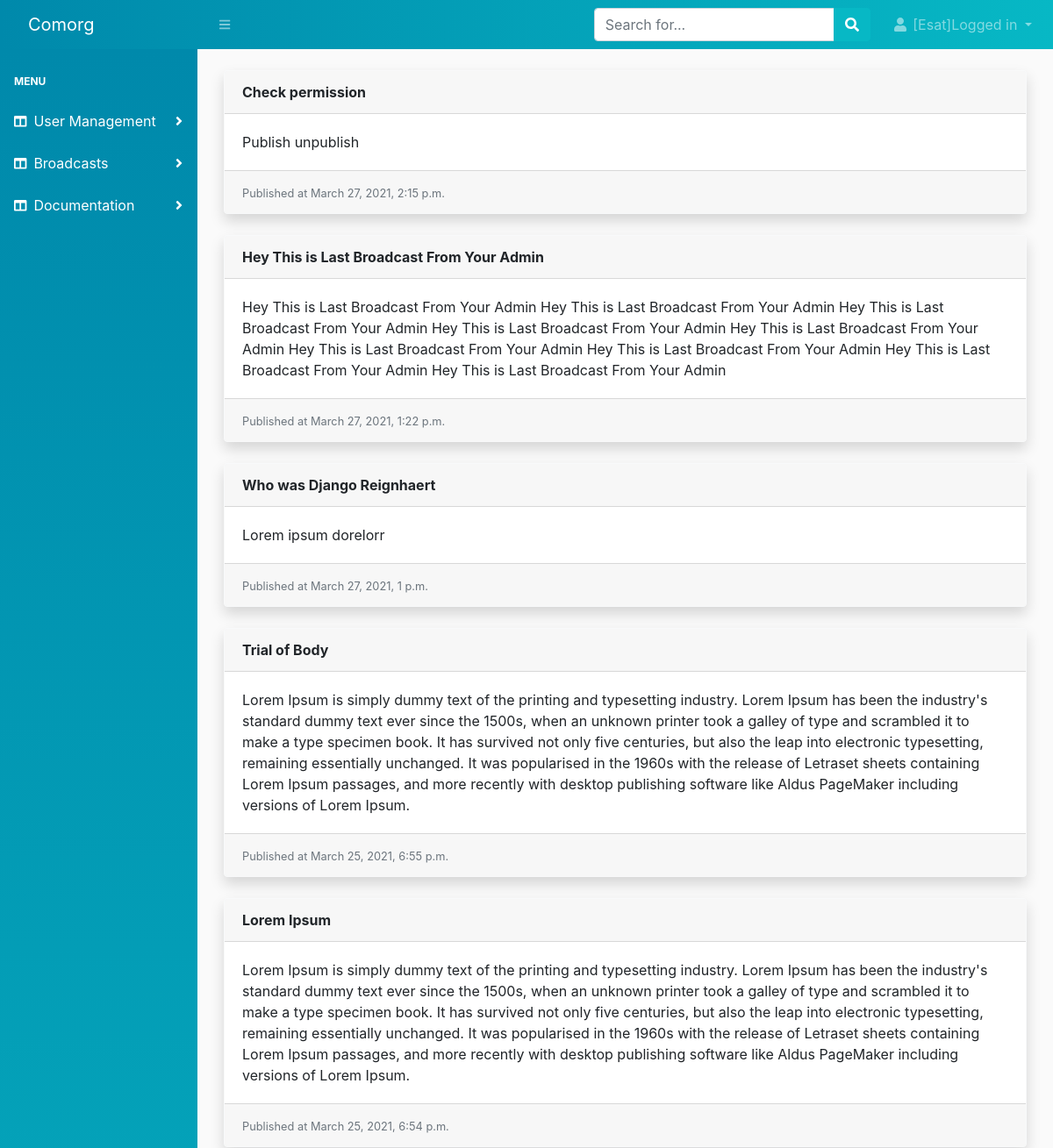
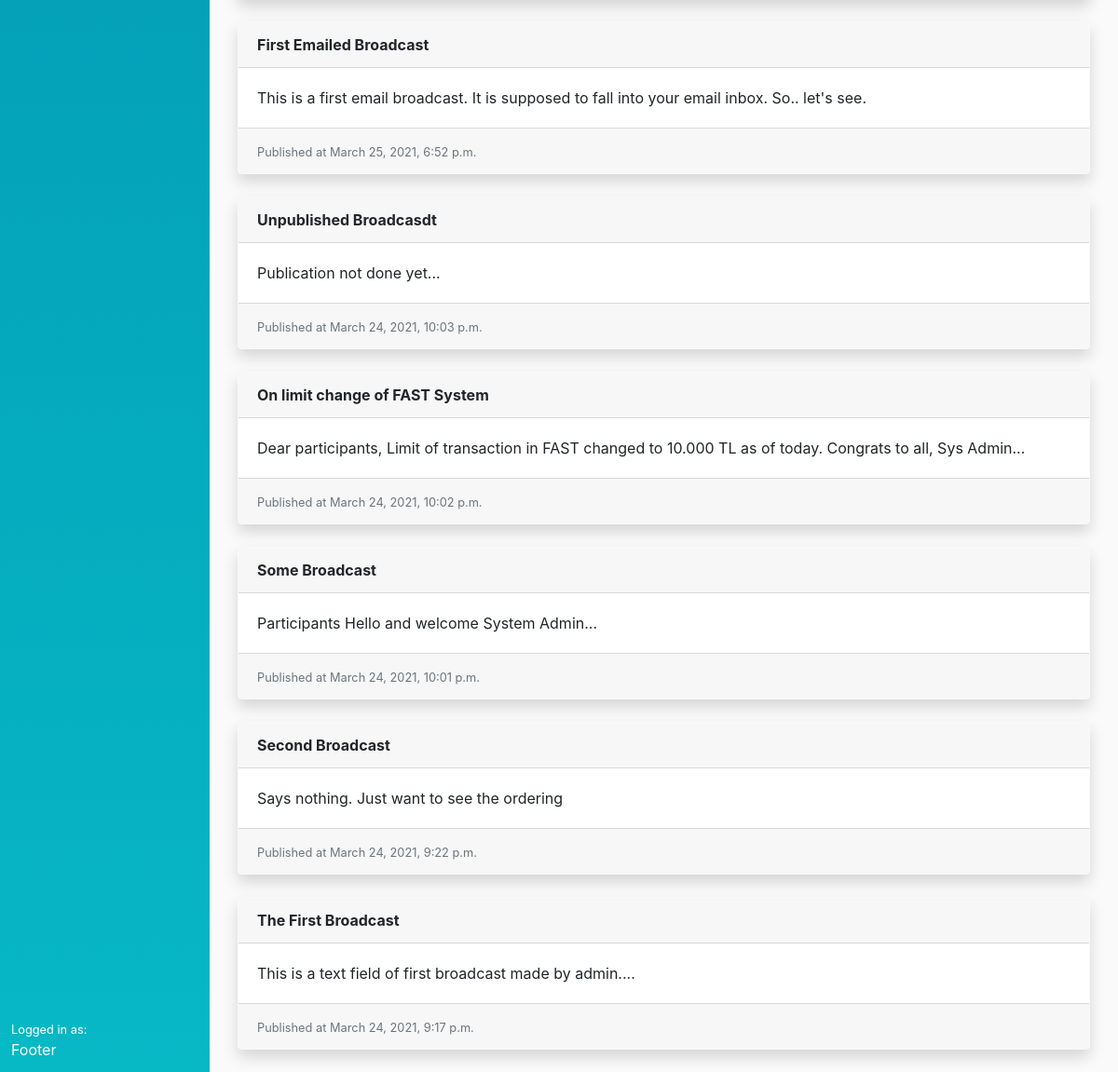
/communications/ (signed in), run on the app's committed database (2 pictures, top to bottom).
### account/models.py (models this page shows, shortened)
class User(AbstractUser):
    username = None
    email = models.EmailField(_('email address'), unique=True)
    participant = models.ForeignKey(
        Participant,
        on_delete=models.CASCADE,
        related_name='users')
    is_staff = models.BooleanField(default=False)
    is_active = models.BooleanField(default=True)
    USERNAME_FIELD = 'email'
    REQUIRED_FIELDS = ['participant']
    objects = UserManager()
    class Meta:
        permissions = [
            ('can_activate_user', 'Can activate user'),
            ('can_assing_role', 'Can assing role'),
        ]

### communication/models.py (models this page shows, shortened)
class Broadcast(models.Model):
    user = models.ForeignKey(User, on_delete=models.DO_NOTHING, related_name='broadcasts')
    title = models.CharField(max_length=250)
    body = models.TextField(blank=True, null=True)
    created = models.DateTimeField(auto_now_add=True)
    published = models.DateTimeField(blank=True, null=True)
    last_updated = models.DateTimeField(auto_now=True)
    is_published = models.BooleanField(default=False, verbose_name='Publish immediately')
    class Meta:
        db_table = 'broadcasts'
        ordering = ['-published']

### communication/views.py (the view)
# urls.py: path('', views.index, name='broadcast_list'),
def index(request):
    broadcasts = Broadcast.objects.filter(is_published=True)
    return render(
        request,
        'communication/broadcast/list.html',
        {
            'broadcasts': broadcasts
        })

### communication/templates/communication/broadcast/list.html (shortened to what this page needs)
{% extends 'core/base.html' %}
{% block content %}
<div class="container-fluid">
    {% for broadcast in broadcasts %}
        <div class="card border-light shadow mb-4">
            <div class="card-header">
                <strong>{{ broadcast.title }}</strong>
            </div>
            <div class="card-body">
                <div class="card-text">
                    {{ broadcast.body }}
                </div>
            </div>
            <div class="card-footer">
                <small class="text-muted">
                    Published at {{ broadcast.published }}
                </small>
            </div>
        </div>
    {% endfor %}
</div>
{% endblock %}

### core/templates/core/topnav.html (shortened to what this page needs)
<nav class="sb-topnav navbar navbar-expand navbar-dark bg-dark-custom">
    <a class="navbar-brand" href="">Comorg</a>
    <button class="btn btn-link btn-sm order-1 order-lg-0" id="sidebarToggle" href="#"><i class="fas fa-bars"></i></button>
    <form class="d-none d-md-inline-block form-inline ml-auto mr-0 mr-md-3 my-2 my-md-0">
        <div class="input-group">
            <input class="form-control" type="text" placeholder="Search for..." aria-label="Search" aria-describedby="basic-addon2" />
            <div class="input-group-append">
                <button class="btn btn-primary" type="button"><i class="fas fa-search"></i></button>
            </div>
        </div>
    </form>
    <ul class="navbar-nav ml-auto ml-md-0">
        <li class="nav-item dropdown">
            <a class="nav-link dropdown-toggle" id="userDropdown" href="#" role="button" data-toggle="dropdown" aria-haspopup="true" aria-expanded="false"><i class="fas fa-user fa-fw"></i>
                {% if user.is_authenticated %}
                [{{user.first_name}}]Logged in
                {% endif %}
            </a>
        </li>
    </ul>
</nav>

### core/static/core/css/custom.css (style rules this page uses)
body { background-color: #fafafa; font-family: -apple-system, BlinkMacSystemFont, 'Segoe UI', Roboto, Oxygen, Ubuntu, Cantarell, 'Open Sans', 'Helvetica Neue', sans-serif; }
.bg-dark-custom { background-image: linear-gradient(to left, var(--blue), var(--cyan)); color:white; }
.nav-link { color: white; }

### data on the page
User: first_name "Esat"
Broadcast: title "Check permission", body "Publish unpublish", published "March 27, 2021, 2:15 p.m."
Broadcast: title "Hey This is Last Broadcast From Your Admin", body "Hey This is Last Broadcast From Your Admin Hey This is Last Broadcast From Your Admin Hey This is Last Broadcast From Your Admin Hey This is Last Broadcast From Your Admin Hey This is Last Broadcast From Your Admin Hey This is Last Broadcast From Your Admin Hey This is Last Broadcast From Your Admin Hey This is Last Broadcast From Your Admin Hey This is Last Broadcast From Your Admin", published "March 27, 2021, 1:22 p.m."
Broadcast: title "Who was Django Reignhaert", body "Lorem ipsum dorelorr", published "March 27, 2021, 1 p.m."
Broadcast: title "Trial of Body", body "Lorem Ipsum is simply dummy text of the printing and typesetting industry. Lorem Ipsum has been the industry's standard dummy text ever since the 1500s, when an unknown printer took a galley of type and scrambled it to make a type specimen book. It has survived not only five centuries, but also the leap into electronic typesetting, remaining essentially unchanged. It was popularised in the 1960s with the release of Letraset sheets containing Lorem Ipsum passages, and more recently with desktop publishing software like Aldus PageMaker including versions of Lorem Ipsum.", published "March 25, 2021, 6:55 p.m."
Broadcast: title "Lorem Ipsum", body "Lorem Ipsum is simply dummy text of the printing and typesetting industry. Lorem Ipsum has been the industry's standard dummy text ever since the 1500s, when an unknown printer took a galley of type and scrambled it to make a type specimen book. It has survived not only five centuries, but also the leap into electronic typesetting, remaining essentially unchanged. It was popularised in the 1960s with the release of Letraset sheets containing Lorem Ipsum passages, and more recently with desktop publishing software like Aldus PageMaker including versions of Lorem Ipsum.", published "March 25, 2021, 6:54 p.m."
Broadcast: title "First Emailed Broadcast", body "This is a first email broadcast. It is supposed to fall into your email inbox. So.. let's see.", published "March 25, 2021, 6:52 p.m."
Broadcast: title "Unpublished Broadcasdt", body "Publication not done yet...", published "March 24, 2021, 10:03 p.m."
Broadcast: title "On limit change of FAST System", body "Dear participants, Limit of transaction in FAST changed to 10.000 TL as of today. Congrats to all, Sys Admin...", published "March 24, 2021, 10:02 p.m."
Broadcast: title "Some Broadcast", body "Participants Hello and welcome System Admin...", published "March 24, 2021, 10:01 p.m."
Broadcast: title "Second Broadcast", body "Says nothing. Just want to see the ordering", published "March 24, 2021, 9:22 p.m."
Broadcast: title "The First Broadcast", body "This is a text field of first broadcast made by admin....", published "March 24, 2021, 9:17 p.m."
